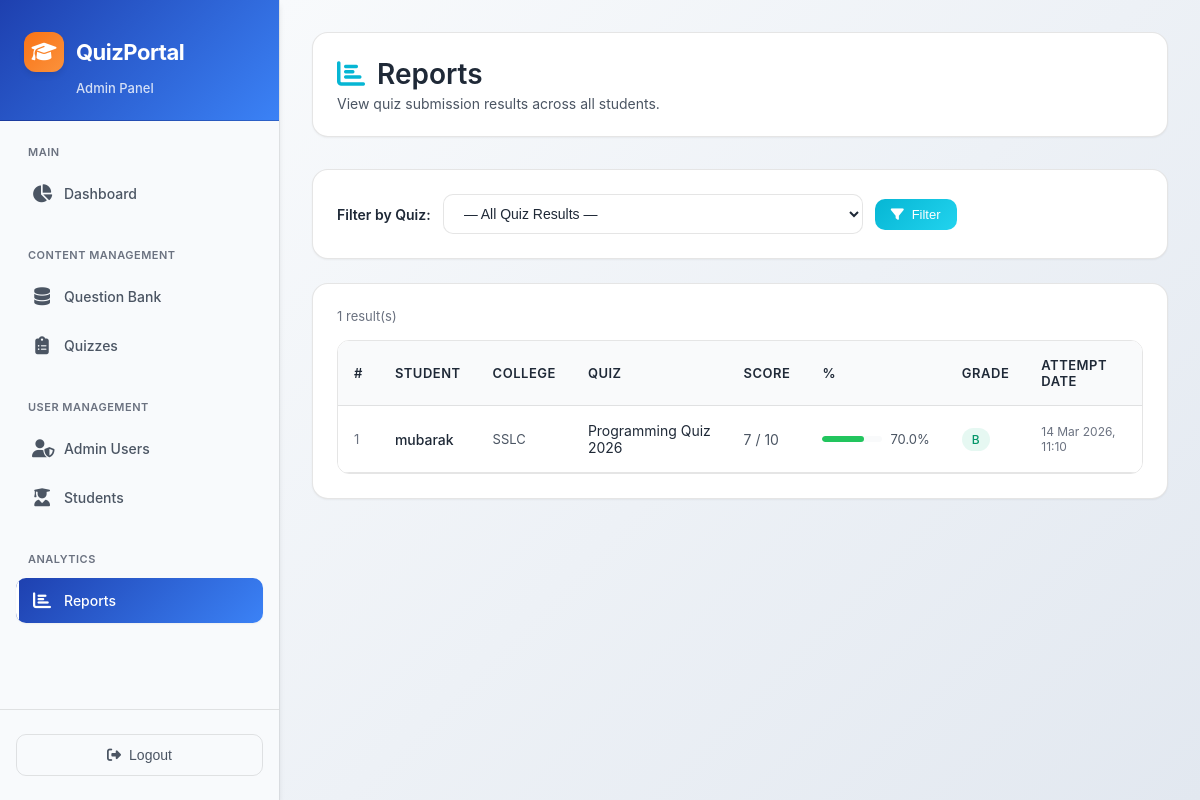
The page /admin-panel/reports/ (signed in) on the database as committed earlier.
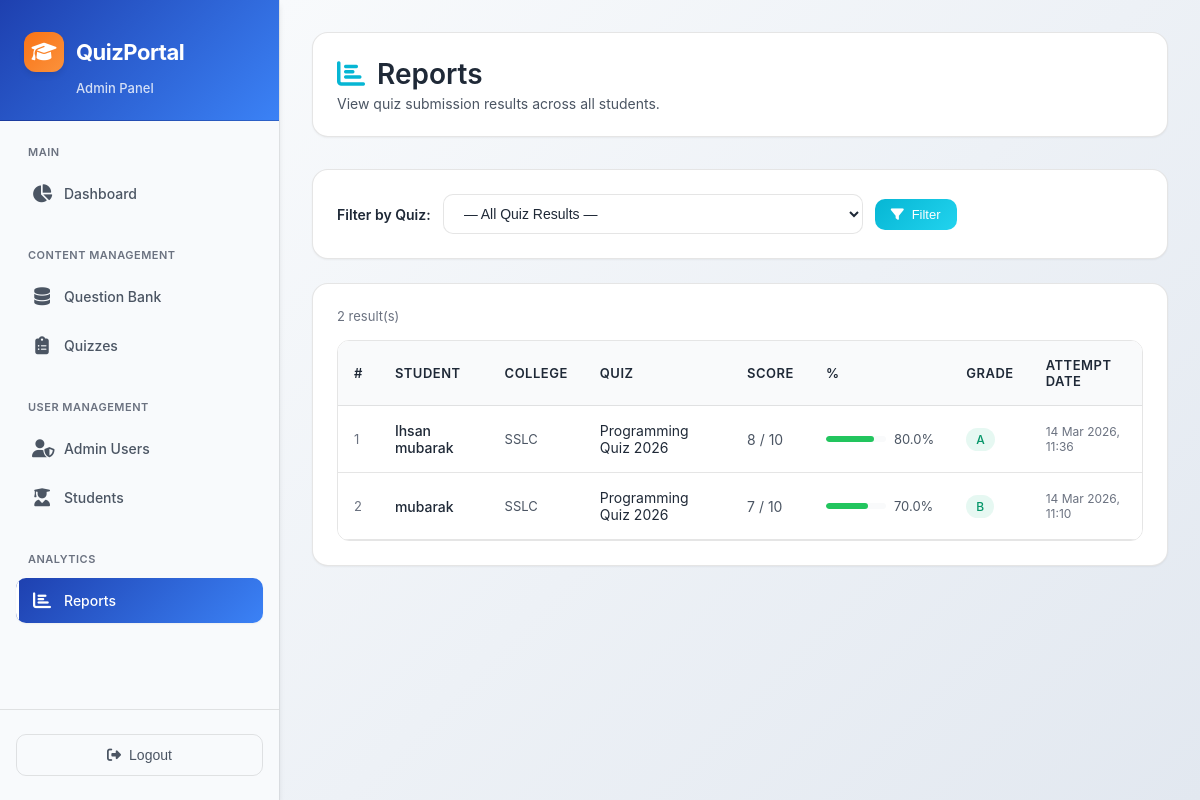
The same page on the database as committed later.
### video_app/models.py (models this page shows, shortened)
class QuizResult(models.Model):
    attempt = models.OneToOneField(QuizAttempt, on_delete=models.CASCADE, related_name='result')
    student = models.ForeignKey(settings.AUTH_USER_MODEL, on_delete=models.CASCADE, related_name='quiz_results')
    quiz = models.ForeignKey(Quiz, on_delete=models.CASCADE, related_name='results')
    score = models.PositiveIntegerField(default=0)
    total_questions = models.PositiveIntegerField(default=0)
    percentage = models.FloatField(default=0.0)
    completed_at = models.DateTimeField(auto_now_add=True)
    class Meta:
        indexes = [
            models.Index(fields=['student', 'completed_at']),
            models.Index(fields=['quiz', 'completed_at']),
        ]
    @property
    def grade(self):
        if self.percentage >= 90: return 'A+'
        elif self.percentage >= 80: return 'A'
        elif self.percentage >= 70: return 'B'
        elif self.percentage >= 60: return 'C'
        else: return 'F'

class Quiz(models.Model):
    title = models.CharField(max_length=255)
    description = models.TextField(blank=True)
    time_limit_minutes = models.PositiveIntegerField(default=30, help_text="Time limit in minutes")
    shuffle_questions = models.BooleanField(default=False)
    max_attempts = models.PositiveIntegerField(default=0, help_text="Maximum attempts per student (0 for unlimited)")
    is_active = models.BooleanField(default=True)
    start_time = models.DateTimeField(null=True, blank=True, help_text="Leave blank for no schedule")
    end_time = models.DateTimeField(null=True, blank=True, help_text="Leave blank for no schedule")
    certificate_min_percentage = models.FloatField(default=60.0, help_text="Minimum % score required to download certificate")
    created_at = models.DateTimeField(auto_now_add=True)
    questions = models.ManyToManyField(Question, through='QuizQuestion', blank=True)
    class Meta:
        indexes = [
            models.Index(fields=['is_active']),
            models.Index(fields=['start_time']),
            models.Index(fields=['end_time']),
        ]

class QuizAttempt(models.Model):
    student = models.ForeignKey(settings.AUTH_USER_MODEL, on_delete=models.CASCADE, related_name='quiz_attempts')
    quiz = models.ForeignKey(Quiz, on_delete=models.CASCADE, related_name='attempts')
    started_at = models.DateTimeField(auto_now_add=True)
    submitted_at = models.DateTimeField(null=True, blank=True)
    is_submitted = models.BooleanField(default=False)
    question_order = models.JSONField(default=list)
    class Meta:
        indexes = [
            models.Index(fields=['student', 'is_submitted']),
            models.Index(fields=['quiz', 'is_submitted']),
            models.Index(fields=['started_at']),
        ]

### users/models.py (models this page shows, shortened)
class StudentProfile(models.Model):
    user = models.OneToOneField(CustomUser, on_delete=models.CASCADE, related_name='student_profile')
    student_name = models.CharField(max_length=200)
    college_name = models.CharField(max_length=300)
    qualification = models.CharField(max_length=50, choices=[
        ('SSLC', 'SSLC'),
        ('Plus Two', 'Plus Two'),
        ('Degree', 'Degree'),
        ('Others', 'Others')
    ])
    qualification_other = models.CharField(max_length=200, blank=True, null=True)
    district = models.CharField(max_length=100, choices=[
        ('Thiruvananthapuram', 'Thiruvananthapuram'),
        ('Kollam', 'Kollam'),
        ('Pathanamthitta', 'Pathanamthitta'),
        ('Alappuzha', 'Alappuzha'),
        ('Kottayam', 'Kottayam'),
        ('Idukki', 'Idukki'),
        ('Ernakulam', 'Ernakulam'),
        ('Thrissur', 'Thrissur'),
        ('Palakkad', 'Palakkad'),
        ('Malappuram', 'Malappuram'),
        ('Kozhikode', 'Kozhikode'),
        ('Wayanad', 'Wayanad'),
        ('Kannur', 'Kannur'),
        ('Kasaragod', 'Kasaragod'),
        ('Others', 'Others')
    ])
    district_other = models.CharField(max_length=200, blank=True, null=True)
    mobile_number = models.CharField(max_length=15)
    class Meta:
        indexes = [
            models.Index(fields=['qualification']),
            models.Index(fields=['district']),
            models.Index(fields=['student_name']),
        ]

class CustomUser(AbstractBaseUser, PermissionsMixin):
    email = models.EmailField(unique=True)
    first_name = models.CharField(max_length=150)
    last_name = models.CharField(max_length=150, blank=True)
    is_active = models.BooleanField(default=True)
    is_staff = models.BooleanField(default=False)
    date_joined = models.DateTimeField(default=timezone.now)
    objects = CustomUserManager()
    USERNAME_FIELD = 'email'
    REQUIRED_FIELDS = ['first_name']

### video_app/views.py (the view, shortened to what this page needs)
# urls.py: path('admin-panel/reports/', views.admin_reports, name='admin_reports'),
@staff_required
def admin_reports(request):
    selected_quiz_attempt = request.GET.get('quiz_attempt', '')
    selected_quiz_id = request.GET.get('quiz_id', '')
    selected_quiz = None
    results = (
        QuizResult.objects
        .select_related('student', 'student__student_profile', 'quiz', 'attempt')
        .order_by('-attempt__started_at', '-completed_at')
    )
    if selected_quiz_id:
        try:
            results = results.filter(quiz_id=int(selected_quiz_id))
            selected_quiz = Quiz.objects.get(id=int(selected_quiz_id))
        except (ValueError, Quiz.DoesNotExist):
            selected_quiz_id = ''
    raw_report_filters = (
        QuizResult.objects
        .values('quiz_id', 'quiz__title')
        .distinct()
        .order_by('quiz__title')
    )
    report_filters = [
        {
            'quiz_id': item['quiz_id'],
            'quiz_title': item['quiz__title'],
        }
        for item in raw_report_filters
    ]
    return render(request, 'admin_panel/reports.html', {
        'results': results,
        'report_filters': report_filters,
        'selected_quiz_attempt': selected_quiz_attempt,
        'selected_quiz_id': selected_quiz_id,
        'selected_quiz': selected_quiz,
    })

### video_app/views.py (called while the page is built)
def staff_required(view_func):
    decorated = user_passes_test(
        lambda u: u.is_active and u.is_staff,
        login_url='/admin-login/'
    )(view_func)
    return decorated

### video_app/templates/admin_panel/reports.html (shortened to what this page needs)
{% extends "admin_panel/base_admin.html" %}
{% block admin_content %}
<link rel="stylesheet" href="https://cdnjs.cloudflare.com/ajax/libs/font-awesome/6.4.0/css/all.min.css">
<div class="page-header">
    <div class="page-title">
        <i class="fas fa-chart-bar" style="color: #06B6D4;"></i>
        Reports
    </div>
    <div class="page-subtitle">View quiz submission results across all students.</div>
</div>
<div class="card">
    <form method="get" class="filter-form">
        <label class="filter-label">Filter by Quiz:</label>
        <select name="quiz_id" class="form-select">
            <option value="">— All Quiz Results —</option>
        </select>
        <button type="submit" class="btn btn-primary btn-sm">
            <i class="fas fa-filter"></i>
            Filter
        </button>
    </form>
</div>
<div class="card">
    <div class="results-count">{{ results|length }} result(s)</div>
    {% if results %}
    <div class="table-container">
        <table class="data-table">
            <thead>
                <tr>
                    <th>#</th>
                    <th>Student</th>
                    <th>College</th>
                    <th>Quiz</th>
                    <th>Score</th>
                    <th>%</th>
                    <th>Grade</th>
                    <th>Attempt Date</th>
                </tr>
            </thead>
            <tbody>
                {% for r in results %}
                <tr>
                    <td style="font-size:13px;color:var(--text-muted);">{{ forloop.counter }}</td>
                    <td style="font-weight:500;color:var(--text-primary);">{{ r.student.student_profile.student_name|default:r.student.email }}</td>
                    <td style="font-size:13px;color:var(--text-secondary);">
                        {% if r.student.student_profile.qualification == 'Others' %}
                            {{ r.student.student_profile.qualification_other|default:"—" }}
                        {% else %}
                            {{ r.student.student_profile.qualification }}
                        {% endif %}
                    </td>
                    <td style="color:var(--text-primary);">{{ r.quiz.title }}</td>
                    <td style="color:var(--text-secondary);">{{ r.score }} / {{ r.total_questions }}</td>
                    <td>
                        <div class="progress-bar">
                            <div class="progress-track">
                                <div class="progress-fill {% if r.percentage >= 60 %}success{% else %}danger{% endif %}"
                                     style="width:{{ r.percentage }}%;max-width:100%;"></div>
                            </div>
                            <span class="progress-text">{{ r.percentage|floatformat:1 }}%</span>
                        </div>
                    </td>
                    <td>
                        {% with grade=r.grade %}
                        <span class="badge {% if grade == 'F' %}badge-danger{% elif grade == 'C' %}badge-warning{% else %}badge-success{% endif %}">
                            {{ grade }}
                        </span>
                        {% endwith %}
                    </td>
                    <td style="font-size:12px;color:var(--text-muted);">{{ r.attempt.started_at|date:"d M Y, H:i" }}</td>
                </tr>
                {% endfor %}
            </tbody>
        </table>
    </div>
    {% endif %}
</div>
{% endblock %}

Rows that differ between the two databases and show on the page:
added QuizResult: student.student_profile.student_name "Ihsan mubarak", student.student_profile.qualification "SSLC", quiz "Programming Quiz 2026", score "8", total_questions "10", percentage "80.0", grade "A", attempt.started_at "14 Mar 2026, 11:36"
Other text that changed with them:
{{ results|length }}: "1" → "2"
